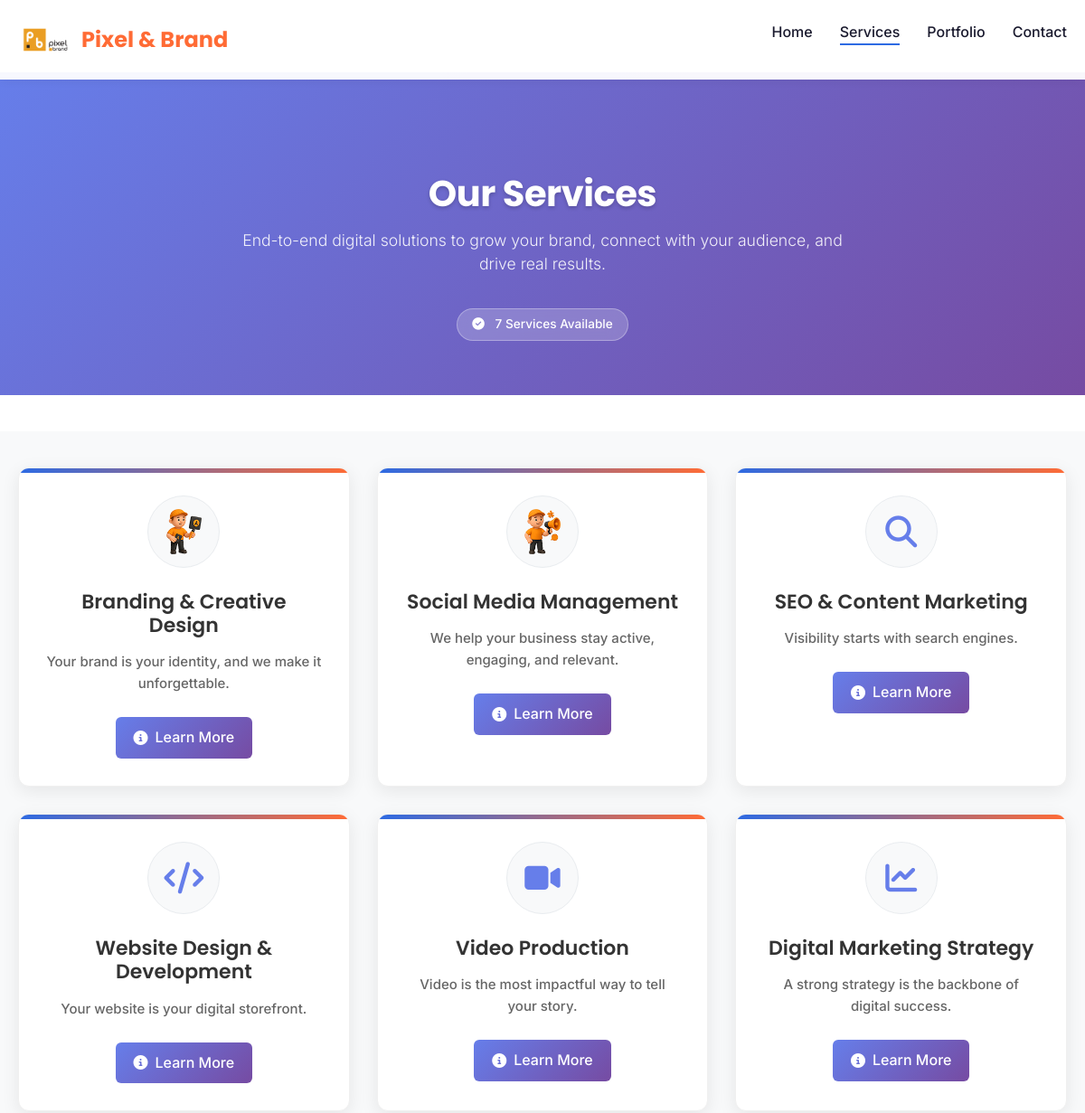
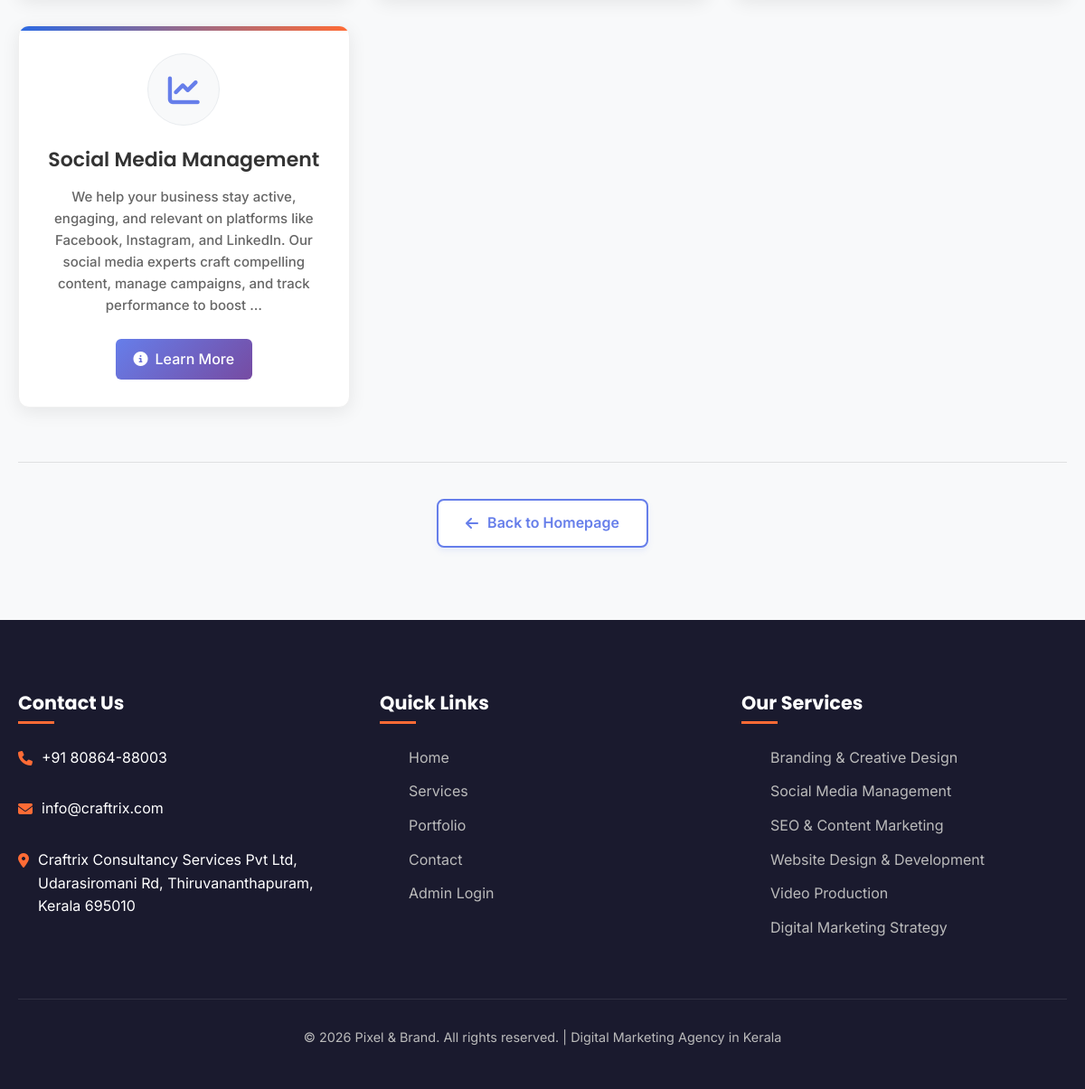
Page /services/ on the committed database (2 pictures, top to bottom).
### agency/models.py (models this page shows, shortened)
class SiteSettings(models.Model):
    company_name = models.CharField(
        max_length=200,
        default="Pixel & Brand",
        verbose_name="Company Name",
        help_text="The name of your company that appears throughout the site"
    )
    logo = models.ImageField(
        upload_to='logos/',
        blank=True,
        null=True,
        verbose_name="Company Logo",
        help_text="Upload your company logo. Recommended size: 200x60px"
    )
    logo_alt_text = models.CharField(
        max_length=200,
        blank=True,
        default="Pixel & Brand Logo",
        verbose_name="Logo Alt Text",
        help_text="Description of the logo for accessibility (shown if logo doesn't load)"
    )
    show_logo_only = models.BooleanField(
        default=False,
        verbose_name="Show Only Logo",
        help_text="Check this to show only the logo without company name text"
    )
    tagline = models.CharField(
        max_length=200,
        blank=True,
        default="Digital Marketing Agency in Kerala",
        verbose_name="Company Tagline",
        help_text="Short tagline that appears in footer and page titles"
    )
    hero_title = models.CharField(
        max_length=200,
        blank=True,
        default="Transform Your Digital Presence",
        verbose_name="Hero Title",
        help_text="Main title on the homepage hero section"
    )
    hero_description = models.TextField(
        blank=True,
        default="We help businesses grow their online presence with cutting-edge digital marketing strategies tailored to your goals.",
        verbose_name="Hero Description",
        help_text="Description under the hero title"
    )
    hero_button_text = models.CharField(
        max_length=50,
        blank=True,
        default="Get Started Today",
        verbose_name="Hero Button Text",
        help_text="Text for the hero section button"
    )
    hero_image = models.ImageField(
        upload_to='homepage/',
        blank=True,
        null=True,
        verbose_name="Hero Image",
        help_text="Image for the hero section (recommended: 800x600px)"
    )
    services_title = models.CharField(
        max_length=200,
        blank=True,
        default="Our Services",
        verbose_name="Services Title",
        help_text="Title for the services section"
    )
    services_description = models.TextField(
        blank=True,
        default="End-to-end digital solutions to grow your brand, connect with your audience, and drive real results.",
        verbose_name="Services Description",
        help_text="Description for the services section"
    )
    testimonials_title = models.CharField(
        max_length=200,
        blank=True,
        default="What Our Clients Say",
        verbose_name="Testimonials Title",
        help_text="Title for the testimonials section"
    )
    testimonials_description = models.TextField(
        blank=True,
        default="Hear from businesses that have transformed their digital presence with our solutions.",
        verbose_name="Testimonials Description",
        help_text="Description for the testimonials section"
    )
    portfolio_title = models.CharField(
        max_length=200,
        blank=True,
        default="Our Recent Work",
        verbose_name="Portfolio Title",
        help_text="Title for the portfolio section"
    )
    portfolio_description = models.TextField(
        blank=True,
        default="Explore our portfolio of successful digital marketing projects and brand transformations.",
        verbose_name="Portfolio Description",
        help_text="Description for the portfolio section"
    )
    cta_title = models.CharField(
        max_length=200,
        blank=True,
        default="Ready to Grow Your Business?",
        verbose_name="CTA Title",
        help_text="Title for the call-to-action section"
    )
    cta_description = models.TextField(
        blank=True,
        default="Let's work together to create amazing digital experiences that drive results.",
        verbose_name="CTA Description",
        help_text="Description for the call-to-action section"
    )
    cta_button_text = models.CharField(
        max_length=50,
        blank=True,
        default="Get In Touch",
        verbose_name="CTA Button Text",
        help_text="Text for the call-to-action button"
    )
    contact_phone = models.CharField(
        max_length=20,
        blank=True,
        default="+91 80864-88003",
        verbose_name="Phone Number",
        help_text="Contact phone number displayed in header/footer"
    )
    contact_email = models.EmailField(
        blank=True,
        default="info@craftrix.com",
        verbose_name="Email Address",
        help_text="Contact email displayed in header/footer"
    )
    company_address = models.TextField(
        blank=True,
        default="Craftrix Consultancy Services Pvt Ltd, Udarasiromani Rd, Thiruvananthapuram, Kerala 695010",
        verbose_name="Company Address",
        help_text="Full company address for contact section"
    )
    class Meta:
        verbose_name = "Site Settings"
        verbose_name_plural = "Site Settings"
    @classmethod
    def load(cls):
        obj, created = cls.objects.get_or_create(pk=1)
        return obj

### services/models.py (models this page shows, shortened)
class Service(models.Model):
    title = models.CharField(max_length=200)
    slug = models.SlugField(unique=True, blank=True)
    detailed_content = models.TextField()
    short_description = models.TextField(
        blank=True,
        help_text="Brief description shown on cards (max 150 characters)"
    )
    description = RichTextField(
        help_text="Full description shown on service detail page"
    )
    detailed_content = RichTextField(
        blank=True,
        help_text="Detailed content with features, benefits, process, etc."
    )
    meta_title = models.CharField(
        max_length=200,
        blank=True,
        help_text="SEO title (if empty, uses service title)"
    )
    meta_description = models.TextField(
        blank=True,
        max_length=160,
        help_text="SEO description (150-160 characters recommended)"
    )
    icon_image = models.ImageField(
        upload_to='service-icons/',
        blank=True,
        null=True,
        verbose_name="Service Icon",
        help_text="Upload an icon/image (100x100px PNG recommended)"
    )
    icon = models.CharField(
        max_length=100,
        blank=True,
        default="fas fa-chart-line",
        help_text="Font Awesome icon (used if no image uploaded)"
    )
    featured_image = models.ImageField(
        upload_to='service-featured/',
        blank=True,
        null=True,
        verbose_name="Featured Image",
        help_text="Large featured image for service detail page (recommended: 800x400px)"
    )
    key_features = models.TextField(
        blank=True,
        help_text="Key features (one per line)"
    )
    benefits = models.TextField(
        blank=True,
        help_text="Benefits (one per line)"
    )
    process = models.TextField(
        blank=True,
        help_text="Our process (one per line)"
    )
    has_pricing = models.BooleanField(
        default=False,
        help_text="Show pricing options for this service"
    )
    basic_price = models.DecimalField(
        max_digits=10,
        decimal_places=2,
        blank=True,
        null=True,
        verbose_name="Basic Plan Price"
    )
    premium_price = models.DecimalField(
        max_digits=10,
        decimal_places=2,
        blank=True,
        null=True,
        verbose_name="Premium Plan Price"
    )
    enterprise_price = models.DecimalField(
        max_digits=10,
        decimal_places=2,
        blank=True,
        null=True,
        verbose_name="Enterprise Plan Price"
    )
    display_order = models.IntegerField(default=0)
    is_featured = models.BooleanField(
        default=False,
        help_text="Feature this service on homepage"
    )
    is_active = models.BooleanField(default=True)
    created_at = models.DateTimeField(auto_now_add=True)
    updated_at = models.DateTimeField(auto_now=True)
    class Meta:
        ordering = ['display_order', 'title']
        verbose_name = "Service"
        verbose_name_plural = "Services"

### services/views.py (the view)
# urls.py: path('', views.service_list, name='service_list'),
def service_list(request):
    services = Service.objects.filter(is_active=True).order_by('display_order')
    site_settings = SiteSettings.load()
    context = {
        'services': services,
        'site_settings': site_settings,
    }
    return render(request, 'services/list.html', context)

### templates/services/list.html (shortened to what this page needs)
{% extends 'base.html' %}
{% load static %}
{% block extra_css %}
<link rel="stylesheet" href="{% static 'css/services.css' %}">
{% endblock %}
{% block content %}
<section class="services-page-header">
    <div class="container">
        <h1>Our Services</h1>
        <p class="lead-text">
            {{ site_settings.services_description|safe|default:"Comprehensive digital marketing solutions to grow your business and maximize your online presence." }}
        </p>
        {% if services %}
        <div class="services-count">
            <i class="fas fa-check-circle me-2"></i>
            {{ services|length }} Services Available
        </div>
        {% endif %}
    </div>
</section>
<section class="services-list-section">
    <div class="container">
        <div class="all-services-grid">
            {% for service in services %}
            <div class="service-card" data-service-id="{{ service.id }}">
                <div class="service-icon">
                    {% if service.icon_image %}
                        <img src="{{ service.icon_image.url }}"
                             alt="{{ service.title }} icon"
                             class="service-icon-image">
                    {% elif service.icon %}
                        <i class="{{ service.icon }}"></i>
                    {% else %}
                        <i class="fas fa-cog"></i>
                    {% endif %}
                </div>
                <h3>{{ service.title }}</h3>
                <div class="service-description">
                    {{ service.short_description|default:service.description|striptags|truncatewords:30 }}
                </div>
                <a href="{% url 'service_detail' service.slug %}" class="service-modal-btn">
                    <i class="fas fa-info-circle"></i> Learn More
                </a>
            </div>
            {% endfor %}
        </div>
        <div class="back-to-home-container">
            <a href="{% url 'home' %}#services" class="back-to-home-btn">
                <i class="fas fa-arrow-left"></i> Back to Homepage
            </a>
        </div>
    </div>
</section>
{% endblock %}

### templates/base.html (shortened to what this page needs)
<!DOCTYPE html>
{% load static %}
<html lang="en">
<head>
    <link rel="stylesheet" href="https://cdnjs.cloudflare.com/ajax/libs/font-awesome/6.4.0/css/all.min.css">
    <link rel="stylesheet" href="https://cdn.jsdelivr.net/npm/bootstrap@5.3.0/dist/css/bootstrap.min.css">
    <link rel="stylesheet" href="{% static 'css/style.css' %}">
    {% block extra_css %}{% endblock %}
</head>
<body>
    <header id="header">
        <div class="container">
            <nav class="navbar">
                <a href="{% url 'home' %}" class="logo">
                    {% if site_settings.logo %}
                        <img src="{{ site_settings.logo.url }}"
                             alt="{{ site_settings.logo_alt_text|default:site_settings.company_name }}"
                             class="logo-image">
                        {% if not site_settings.show_logo_only %}
                            <span class="logo-text">{{ site_settings.company_name }}</span>
                        {% endif %}
                    {% else %}
                        <i class="fas fa-cube"></i>
                        <span class="logo-text">{{ site_settings.company_name }}</span>
                    {% endif %}
                </a>
                <ul class="nav-links" id="navLinks">
                    <li><a href="{% url 'home' %}">Home</a></li>
                    <li><a href="{% url 'service_list' %}">Services</a></li>
                    <li><a href="{% url 'portfolio_list' %}">Portfolio</a></li>
                    <li><a href="{% url 'contact' %}">Contact</a></li>
                </ul>
            </nav>
        </div>
    </header>
    <main>
        {% block content %}{% endblock %}
    </main>
    <footer id="contact">
        <div class="container">
            <div class="footer-content">
                <div class="footer-column">
                    <h3>Contact Us</h3>
                    {% if site_settings.contact_phone %}
                    <div class="contact-info">
                        <i class="fas fa-phone"></i>
                        <div>
                            <p>{{ site_settings.contact_phone }}</p>
                        </div>
                    </div>
                    {% endif %}
                    {% if site_settings.contact_email %}
                    <div class="contact-info">
                        <i class="fas fa-envelope"></i>
                        <div>
                            <p>{{ site_settings.contact_email }}</p>
                        </div>
                    </div>
                    {% endif %}
                    {% if site_settings.company_address %}
                    <div class="contact-info">
                        <i class="fas fa-map-marker-alt"></i>
                        <div>
                            <p>{{ site_settings.company_address }}</p>
                        </div>
                    </div>
                    {% endif %}
                </div>
                <div class="footer-column">
                    <h3>Quick Links</h3>
                    <ul>
                        <li><a href="{% url 'home' %}">Home</a></li>
                        <li><a href="{% url 'service_list' %}">Services</a></li>
                        <li><a href="{% url 'portfolio_list' %}">Portfolio</a></li>
                        <li><a href="{% url 'contact' %}">Contact</a></li>
                        <li><a href="{% url 'admin:login' %}">Admin Login</a></li>
                    </ul>
                </div>
                <div class="footer-column">
                    <h3>Our Services</h3>
                    <ul>
                        {% for service in services|slice:":6" %}
                        <li><a href="{% url 'service_detail' service.slug %}">{{ service.title }}</a></li>
                        {% endfor %}
                    </ul>
                </div>
            </div>
            <div class="footer-bottom">
                <p>&copy; {% now "Y" %} {{ site_settings.company_name }}. All rights reserved. | {{ site_settings.tagline }}</p>
            </div>
        </div>
    </footer>
</body>
</html>

### rows in the picture
SiteSettings: logo (picture), company_name "Pixel & Brand", services_description "End-to-end digital solutions to grow your brand, connect with your audience, and drive real results.", contact_phone "+91 80864-88003", contact_email "info@craftrix.com", company_address "Craftrix Consultancy Services Pvt Ltd, Udarasiromani Rd, Thiruvananthapuram, Kerala 695010", tagline "Digital Marketing Agency in Kerala"
Service: icon_image (picture), title "Branding & Creative Design", short_description "Your brand is your identity, and we make it unforgettable."
Service: icon_image (picture), title "Social Media Management", short_description "We help your business stay active, engaging, and relevant."
Service: title "SEO & Content Marketing", short_description "Visibility starts with search engines."
Service: title "Website Design & Development", short_description "Your website is your digital storefront."
Service: title "Video Production", short_description "Video is the most impactful way to tell your story."
Service: title "Digital Marketing Strategy", short_description "A strong strategy is the backbone of digital success."
Service: title "Social Media Management", short_description "We help your business stay active, engaging, and relevant on platforms like Facebook, Instagram, and LinkedIn. Our social media experts craft compelling content, manage campaigns, and track performance to boost …"

### other values in the picture
{{ services|length }} "7"
